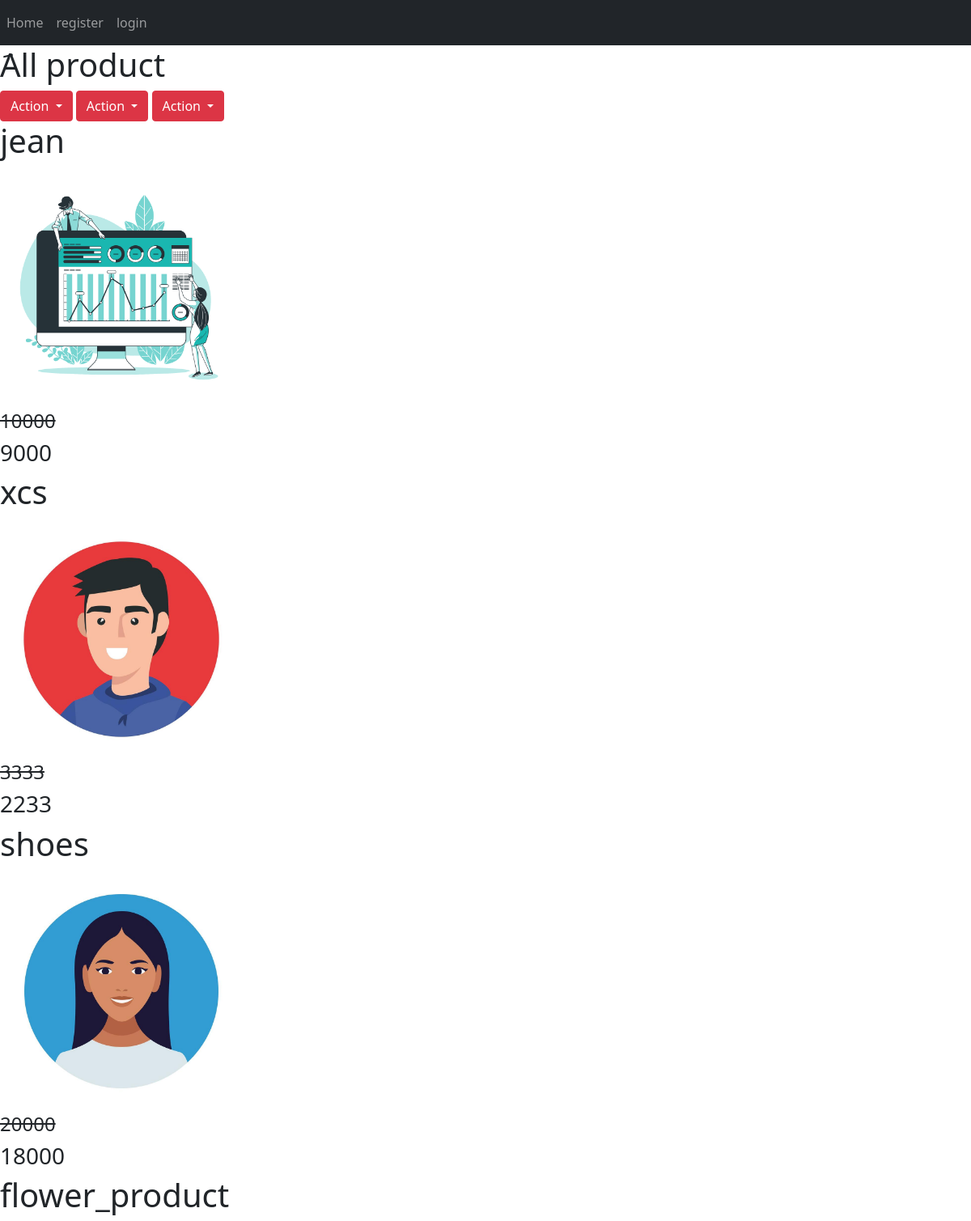
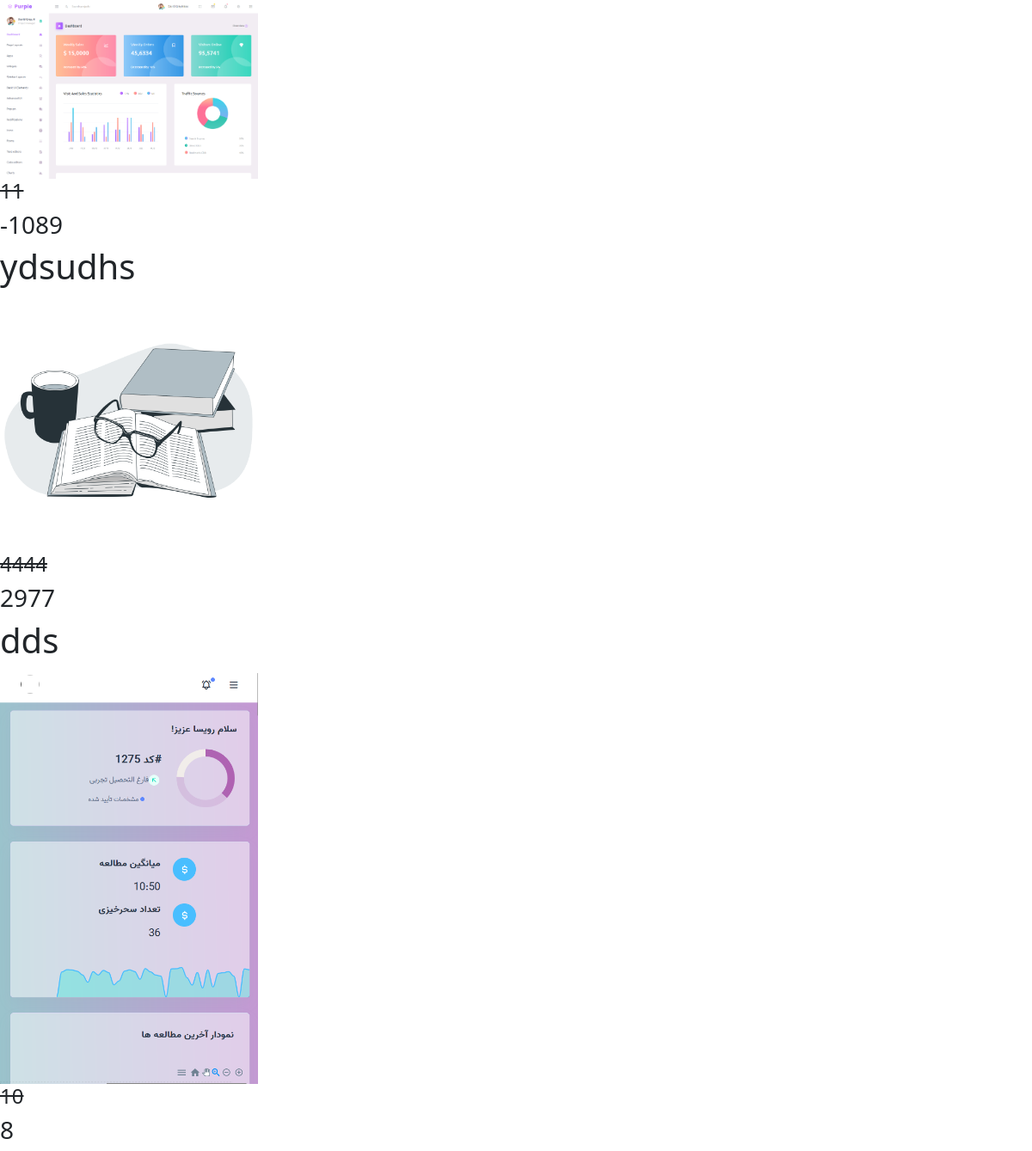
The app's page /product/ with its own data (2 pictures, top to bottom).
### home/models.py (models this page shows, shortened)
class Catgory(models.Model):
    sub_category=models.ForeignKey('self',on_delete=models.CASCADE,null=True,blank=True,related_name='sub')
    sub_cat=models.BooleanField(default=False)
    name=models.CharField(max_length=200)
    create=models.DateTimeField(auto_now_add=True)
    update=models.DateTimeField(auto_now=True)
    slug=models.SlugField(allow_unicode=True,unique=True,null=True,blank=True)
    image=models.ImageField(upload_to='category',null=True,blank=True)

class Product(models.Model):
    VARIANT=(
        ('None','none'),
        ('Size','size'),
        ('Color','color'),
    )
    category=models.ManyToManyField(Catgory,blank=True)
    name= models.CharField(max_length=200)
    amount= models.PositiveIntegerField()
    unit_price=models.PositiveIntegerField()
    discount= models.PositiveIntegerField(blank=True, null=True)
    total_price=models.PositiveIntegerField()
    information=models.TextField(blank=True, null=True)
    create = models.DateTimeField(auto_now_add=True)
    update = models.DateTimeField(auto_now=True)
    available= models.BooleanField(default=True)
    status = models.CharField(blank=True, null=True,max_length=200,choices=VARIANT)
    image=models.ImageField(upload_to='product')
    @property
    def total_price(self):
        if not self.discount:
          return self.unit_price
        elif self.discount:
            total=(self.discount * self.unit_price) / 100
            return int(self.unit_price-total)
        return self.total_price

### home/views.py (the view)
# urls.py: path('product/', views.all_product, name='product'),
def all_product(request, slug=None, id=None):
    category = Catgory.objects.filter(sub_cat=False)
    products = Product.objects.all()
    if slug and id:
        data = get_object_or_404(Catgory, slug=slug, id=id)
        products = products.filter(category=data)
    return render(request, 'home/product.html', {'products': products, 'category': category})

### home/templates/home/product.html (shortened to what this page needs)
{% extends 'base.html' %}
{% block body %}
<h1>َAll product</h1>
    {% for data in category %}
        <div class="btn-group">
          <button type="button" class="btn btn-danger dropdown-toggle" data-toggle="dropdown" aria-haspopup="true" aria-expanded="false">
            Action
          </button>
    </div>
    {% endfor %}
    {% for product in products %}
        <h1>{{ product.name }}</h1>
        <a href="{% url 'home:detail' product.id %}">
        <img src="{{ product.image.url }}" style="width:300px; height=400px;" alt="">
        </a>
    {% if product.discount %}
        <h4 style="text-decoration: line-through">{{ product.unit_price }}</h4>
        <h3>{{ product.total_price }}</h3>
    {% else %}
         <h3>{{ product.unit_price }}</h3>
        {% endif %}
    {% endfor %}
{% endblock %}

### templates/base.html (shortened to what this page needs)
<!DOCTYPE html>
<html lang="en">
<head>
<link rel="stylesheet"  href="https://cdn.jsdelivr.net/npm/bootstrap@5.0.2/dist/css/bootstrap.min.css">
</head>
<body>
{% include 'navbar.html' %}
{% block body %}{% endblock %}
</body>
</html>

### templates/navbar.html
<nav class="navbar navbar-expand-lg navbar-dark bg-dark">
  <div class="collapse navbar-collapse" id="navbarNav">
    <ul class="navbar-nav">
      <li class="nav-item active">
        <a class="nav-link" href="{% url 'home:home' %}">Home</a>
      </li>
              {% if user.is_authenticated %}
      <li class="nav-item">
        <a class="nav-link" href="{% url 'accounts:profile' %}">profile</a>
      </li>
      {% else %}
       <li class="nav-item">
        <a class="nav-link" href="{% url 'accounts:register' %}">register</a>
      </li>
      <li class="nav-item">
        <a class="nav-link" href="{% url 'accounts:login' %}">login</a>
      </li>
      {% endif %}
    </ul>
  </div>
</nav>

### records on screen
Product: name "jean", image (picture), unit_price "10000", total_price "9000"
Product: name "xcs", image (picture), unit_price "3333", total_price "2233"
Product: name "shoes", image (picture), unit_price "20000", total_price "18000"
Product: name "flower_product", image (picture), unit_price "11", total_price "-1089"
Product: name "ydsudhs", image (picture), unit_price "4444", total_price "2977"
Product: name "dds", image (picture), unit_price "10", total_price "8"
